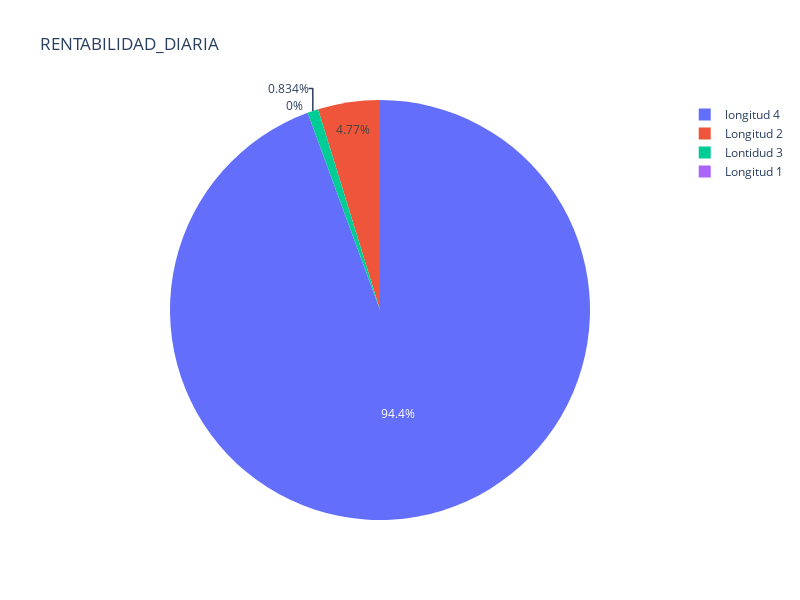

The notebook cell saved with this chart:
### Code cell
# Crear gráfico de pastel
fig = px.pie(names=('Longitud 1','Longitud 2','Lontidud 3', 'longitud 4'), 
             values=(cifra_Len1,
                     cifra_Len2,
                     cifra_Len3,
                     cifra_Len4),
             title=ColumnaActual)

fig.update_layout(height=600, width=800)

# Mostrar gráfico
fig.show()

### Figure 1 — Plotly figure (JSON) as saved in the notebook; plotly's stock layout.template omitted (floating-point values rounded to 4 significant figures)
{"data": [{"domain": {"x": [0, 1], "y": [0, 1]}, "hovertemplate": "label=%{label}<br>value=%{value}<extra></extra>", "labels": ["Longitud 1", "Longitud 2", "Lontidud 3", "longitud 4"], "legendgroup": "", "name": "", "showlegend": true, "type": "pie", "values": [0, 103240, 18060, 2044634]}], "layout": {"height": 600, "legend": {"tracegroupgap": 0}, "title": {"text": "RENTABILIDAD_DIARIA"}, "width": 800}}
